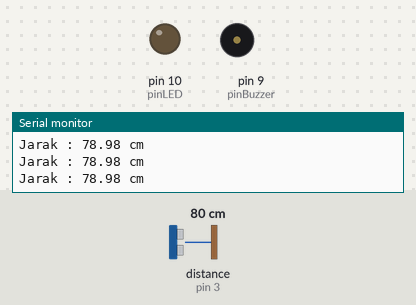
The sketch below on a simulated Arduino Uno, built with avr-gcc and run on an emulated ATmega328P. Shown: output pins drawn as LEDs (lit = HIGH), buzzer (waves = sounding, pin HIGH), the last lines printed to the serial monitor. Wiring (inferred from the names in the program): ultrasonic range finder: trigger pin 2; echo pin 3. The inputs (shaded band) are chosen by the test bench; at power-on: distance to the obstacle (sensor on pin 3) 80 cm. The echo pulse lasts 58.3 µs per cm; pins used as bus, display or sensor lines are not drawn.

Above: at 1.2 s.
1.3 s: distance to the obstacle (sensor on pin 3) set to 12 cm
2.8 s: distance to the obstacle (sensor on pin 3) set to 9 cm
At 3.2 s:
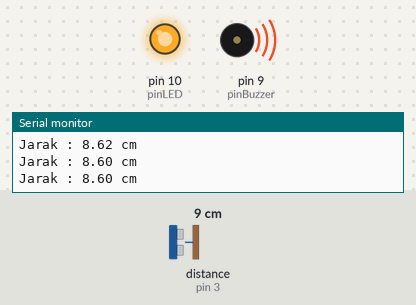
4.4 s: distance to the obstacle (sensor on pin 3) set to 18 cm
At 5.2 s:
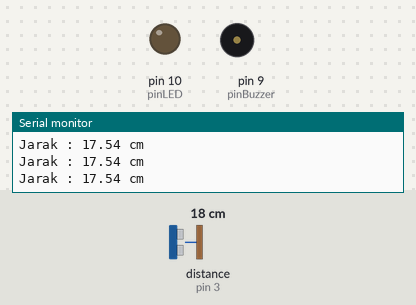
Timing chart, 0 to 7.4 s (numbered marks = the images above; inputs shaded):
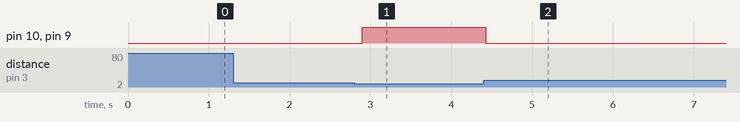

The sketch:

Arduino_Sensor_Ultrasonik_Buzzer_LED.ino
```cpp
/****************************************
  Aldan Rizki Santosa
  https://github.com/inialdan

  Pengukur jarak dengan sensor Ultrasonik
  Jika Jarak <= 10cm maka Buzzer dan LED Red akan aktif
  HC-SR04   |   Arduino UNO
  ---------------------------
  VCC       |   5V
  GND       |   GND
  TRIGGER   |   2
  ECHO      |   3
*****************************************/
const int pinBuzzer = 9;
int trigPIN = 2;
int echoPIN = 3;
long echoTime;
float distance;

const int pinLED = 10;

void setup() {
  pinMode(pinLED, OUTPUT);
  pinMode(pinBuzzer, OUTPUT);
  Serial.begin(9600);
  pinMode(trigPIN, OUTPUT);
  pinMode(echoPIN, INPUT);
  digitalWrite(trigPIN, LOW);
}

void loop() {
  digitalWrite(trigPIN, HIGH);
  delayMicroseconds(10);
  digitalWrite(trigPIN, LOW);

  echoTime = pulseIn(echoPIN, HIGH);
  distance = 0.0001 * ((float) echoTime * 340.0) / 2.0;

  Serial.print("Jarak : ");
  Serial.print(distance);
  Serial.println(" cm");

  if(distance <= 10){
    digitalWrite(pinBuzzer, HIGH);
    digitalWrite(pinLED,HIGH);
  }else{
    digitalWrite(pinBuzzer, LOW);
    digitalWrite(pinLED, LOW);
  }

  delay(100);
}
```

Measured:
- the behaviour switches between 11 and 10 cm on distance to the obstacle (sensor on pin 3) (found by bisection; images 0 and 1)
- after the input at 2.8 s, pin 10 (pinLED), pin 9 (pinBuzzer): LOW → HIGH after 0.10 s
- after the input at 4.4 s, pin 10 (pinLED), pin 9 (pinBuzzer): HIGH → LOW at once
